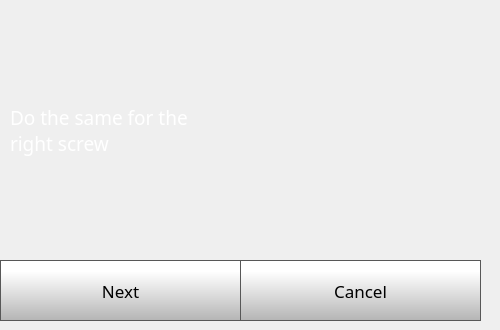
    <widget class="QWidget" name="quickStep4Page">
     <widget class="QPushButton" name="quickStep4CancelButton">
      <property name="geometry">
       <rect>
        <x>240</x>
        <y>260</y>
        <width>241</width>
        <height>61</height>
       </rect>
      </property>
      <property name="font">
       <font>
        <family>Gotham</family>
        <pointsize>13</pointsize>
       </font>
      </property>
      <property name="contextMenuPolicy">
       <enum>Qt::NoContextMenu</enum>
      </property>
      <property name="styleSheet">
       <string notr="true">QPushButton {
     border: 1px solid rgb(87, 87, 87);
	background-color: qlineargradient(spread:pad, x1:0, y1:1, x2:0, y2:0.188, stop:0 rgba(180, 180, 180, 255), stop:1 rgba(255, 255, 255, 255));


}

QPushButton:pressed {
    background-color: qlineargradient(x1: 0, y1: 0, x2: 0, y2: 1,
                                      stop: 0 #dadbde, stop: 1 #f6f7fa);
}

QPushButton:flat {
    border: none; /* no border for a flat push button */
}

QPushButton:default {
    border-color: navy; /* make the default button prominent */
}

QPushButton:focus {
	outline: none;
}</string>
      </property>
      <property name="text">
       <string>Cancel</string>
      </property>
      <property name="iconSize">
       <size>
        <width>40</width>
        <height>40</height>
       </size>
      </property>
     </widget>
     <widget class="QPushButton" name="quickStep4NextButton">
      <property name="geometry">
       <rect>
        <x>0</x>
        <y>260</y>
        <width>241</width>
        <height>61</height>
       </rect>
      </property>
      <property name="font">
       <font>
        <family>Gotham</family>
        <pointsize>13</pointsize>
       </font>
      </property>
      <property name="contextMenuPolicy">
       <enum>Qt::NoContextMenu</enum>
      </property>
      <property name="styleSheet">
       <string notr="true">QPushButton {
     border: 1px solid rgb(87, 87, 87);
	background-color: qlineargradient(spread:pad, x1:0, y1:1, x2:0, y2:0.188, stop:0 rgba(180, 180, 180, 255), stop:1 rgba(255, 255, 255, 255));


}

QPushButton:pressed {
    background-color: qlineargradient(x1: 0, y1: 0, x2: 0, y2: 1,
                                      stop: 0 #dadbde, stop: 1 #f6f7fa);
}

QPushButton:flat {
    border: none; /* no border for a flat push button */
}

QPushButton:default {
    border-color: navy; /* make the default button prominent */
}

QPushButton:focus {
	outline: none;
}</string>
      </property>
      <property name="text">
       <string>Next</string>
      </property>
      <property name="iconSize">
       <size>
        <width>40</width>
        <height>40</height>
       </size>
      </property>
     </widget>
     <widget class="QLabel" name="calibrateLabel_12">
      <property name="geometry">
       <rect>
        <x>10</x>
        <y>10</y>
        <width>201</width>
        <height>241</height>
       </rect>
      </property>
      <property name="font">
       <font>
        <family>Gotham</family>
        <pointsize>14</pointsize>
        <weight>50</weight>
        <bold>false</bold>
       </font>
      </property>
      <property name="contextMenuPolicy">
       <enum>Qt::NoContextMenu</enum>
      </property>
      <property name="styleSheet">
       <string notr="true">color: rgb(255, 255, 255);</string>
      </property>
      <property name="text">
       <string>Do the same for the right screw</string>
      </property>
      <property name="wordWrap">
       <bool>true</bool>
      </property>
     </widget>
     <widget class="QLabel" name="calib3">
      <property name="geometry">
       <rect>
        <x>230</x>
        <y>0</y>
        <width>261</width>
        <height>261</height>
       </rect>
      </property>
      <property name="text">
       <string/>
      </property>
     </widget>
    </widget>
